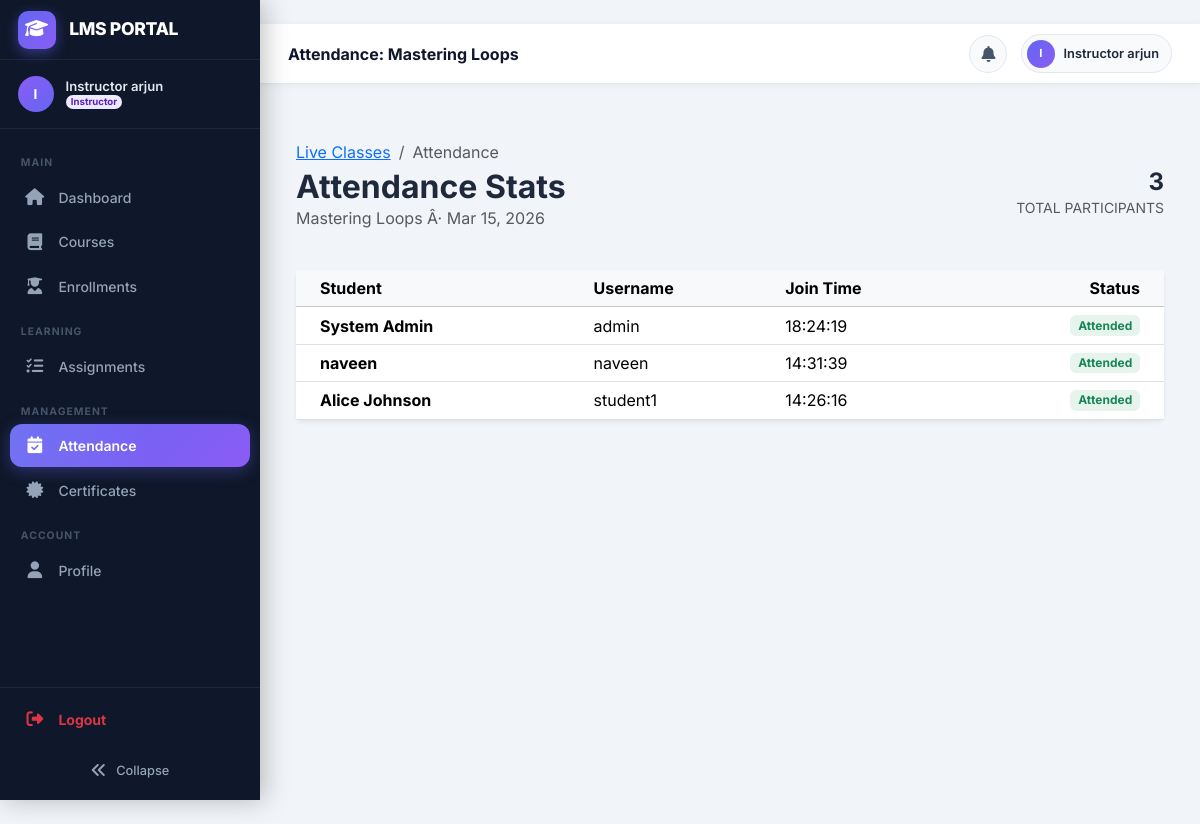
The app's page /live-classes/attendance/1/ (signed in) with its own data.
### users/models.py (models this page shows, shortened)
class CustomUser(AbstractUser):
    class Role(models.TextChoices):
        ADMIN = 'admin', 'Admin'
        INSTRUCTOR = 'instructor', 'Instructor'
        STUDENT = 'student', 'Student'
    role = models.CharField(
        max_length=20,
        choices=Role.choices,
        default=Role.STUDENT,
    )
    phone = models.CharField(max_length=20, blank=True)
    profile_picture = models.ImageField(
        upload_to='profile_pictures/', blank=True, null=True
    )
    bio = models.TextField(blank=True)
    date_of_birth = models.DateField(null=True, blank=True)
    otp = models.CharField(max_length=6, blank=True, null=True)
    otp_expiry = models.DateTimeField(null=True, blank=True)
    class Meta:
        verbose_name = 'User'
        verbose_name_plural = 'Users'
    @property
    def is_admin_role(self):
        return self.role == self.Role.ADMIN
    @property
    def is_student(self):
        return self.role == self.Role.STUDENT

### live_classes/models.py (models this page shows, shortened)
class LiveClass(models.Model):
    course = models.ForeignKey(Course, on_delete=models.CASCADE, related_name='live_classes')
    batch = models.ForeignKey(
        'courses.Batch', on_delete=models.CASCADE, related_name='live_classes',
        null=True, blank=True,
        help_text='Leave blank to make available to all batches of this course.'
    )
    instructor = models.ForeignKey(settings.AUTH_USER_MODEL, on_delete=models.CASCADE, related_name='conducted_live_classes')
    title = models.CharField(max_length=255)
    description = models.TextField(blank=True)
    scheduled_time = models.DateTimeField()
    duration = models.PositiveIntegerField(help_text="Duration in minutes")
    meeting_link = models.URLField(max_length=500, blank=True)
    recording_url = models.FileField(upload_to='live_recordings/', blank=True, null=True)
    is_active = models.BooleanField(default=False)
    created_at = models.DateTimeField(auto_now_add=True)
    class Meta:
        verbose_name_plural = "Live Classes"

class LiveClassAttendance(models.Model):
    student = models.ForeignKey(settings.AUTH_USER_MODEL, on_delete=models.CASCADE, related_name='live_class_attendance')
    live_class = models.ForeignKey(LiveClass, on_delete=models.CASCADE, related_name='attendance')
    join_time = models.DateTimeField(auto_now_add=True)
    leave_time = models.DateTimeField(null=True, blank=True)
    duration = models.PositiveIntegerField(default=0, help_text="Duration in minutes")

### live_classes/views.py (the view)
# urls.py: path('attendance/<int:class_id>/', views.view_attendance, name='attendance'),
@login_required
def view_attendance(request, class_id):
    live_class = get_object_or_404(LiveClass, id=class_id)
    if live_class.instructor != request.user and not request.user.is_staff:
        return redirect('live_classes:list', course_id=live_class.course.id)
    attendances = live_class.attendance.all().order_by('student__username')
    return render(request, 'live_classes/attendance_list.html', {
        'live_class': live_class,
        'attendances': attendances
    })

### templates/live_classes/attendance_list.html (shortened to what this page needs)
﻿{% extends 'base.html' %}
{% block content %}
<div class="container py-4">
    <div class="d-flex justify-content-between align-items-center mb-4">
        <div>
            <nav aria-label="breadcrumb">
                <ol class="breadcrumb mb-1">
                    <li class="breadcrumb-item"><a href="{% url 'live_classes:list' live_class.course.id %}">Live Classes</a></li>
                    <li class="breadcrumb-item active">Attendance</li>
                </ol>
            </nav>
            <h2 class="fw-bold mb-0">Attendance Stats</h2>
            <p class="text-muted">{{ live_class.title }} Â· {{ live_class.scheduled_time|date:"M d, Y" }}</p>
        </div>
        <div class="text-end">
            <div class="h4 fw-bold mb-0">{{ attendances|length }}</div>
            <div class="small text-muted text-uppercase">Total Participants</div>
        </div>
    </div>
    <div class="card border-0 shadow-sm">
        <div class="card-body p-0">
            <div class="table-responsive">
                <table class="table table-hover align-middle mb-0">
                    <thead class="table-light">
                        <tr>
                            <th class="ps-4">Student</th>
                            <th>Username</th>
                            <th>Join Time</th>
                            <th class="text-end pe-4">Status</th>
                        </tr>
                    </thead>
                    <tbody>
                        {% for record in attendances %}
                        <tr>
                            <td class="ps-4">
                                <div class="fw-bold">{{ record.student.get_full_name|default:record.student.username }}</div>
                            </td>
                            <td>{{ record.student.username }}</td>
                            <td>{{ record.join_time|time:"H:i:s" }}</td>
                            <td class="text-end pe-4">
                                <span class="badge bg-success bg-opacity-10 text-success">Attended</span>
                            </td>
                        </tr>
                        {% empty %}
                        <tr>
                            <td colspan="4" class="text-center py-5 text-muted">No attendance data recorded.</td>
                        </tr>
                        {% endfor %}
                    </tbody>
                </table>
            </div>
        </div>
    </div>
</div>
{% endblock %}

### templates/base.html (shortened to what this page needs)
<!DOCTYPE html>
<html lang="en">
<head>
  <link href="https://cdn.jsdelivr.net/npm/bootstrap@5.3.2/dist/css/bootstrap.min.css" rel="stylesheet" />
  <link href="https://cdn.jsdelivr.net/npm/bootstrap-icons@1.11.3/font/bootstrap-icons.css" rel="stylesheet" />
  <link rel="stylesheet" href="https://cdnjs.cloudflare.com/ajax/libs/font-awesome/6.5.0/css/all.min.css">
</head>
<body>
  {% if user.is_authenticated %}
  <nav class="sidebar" id="sidebar" role="navigation" aria-label="Main navigation">
    <a href="{% url 'users:dashboard' %}" class="sidebar-brand" tabindex="0">
      <div class="sidebar-brand-icon">
        <i class="fas fa-graduation-cap"></i>
      </div>
      <span class="sidebar-brand-text">LMS PORTAL</span>
    </a>
    <div class="sidebar-user">
      <div class="sidebar-user-avatar">
        {{ user.first_name|first|upper|default:user.username|first|upper }}
      </div>
      <div class="sidebar-user-info">
        <div class="sidebar-user-name">{{ user.get_full_name|default:user.username }}</div>
        <div class="sidebar-user-role">
          <span class="badge badge-role-{{ user.role }} rounded-pill" style="font-size:.6rem;padding:.2em .55em;">
            {{ user.get_role_display }}
          </span>
        </div>
      </div>
    </div>
    <div class="sidebar-content">
      <ul style="list-style:none;padding:0;margin:0;">
        <li class="sidebar-section">Main</li>
        <li class="sidebar-item">
          <a href="{% url 'users:dashboard' %}"
            class="sidebar-link {% if request.resolver_match.url_name == 'dashboard' %}sidebar-active{% endif %}"
            data-tooltip="Dashboard">
            <i class="fas fa-home sidebar-icon"></i>
            <span class="sidebar-label">Dashboard</span>
          </a>
        </li>
        <li class="sidebar-item">
          <a href="{% url 'courses:list' %}"
            class="sidebar-link {% if 'courses' in request.path and 'assignments' not in request.path %}sidebar-active{% endif %}"
            data-tooltip="Courses">
            <i class="fas fa-book sidebar-icon"></i>
            <span class="sidebar-label">Courses</span>
          </a>
        </li>
        <li class="sidebar-item">
          <a href="{% url 'enrollments:list' %}"
            class="sidebar-link {% if 'enrollments' in request.path %}sidebar-active{% endif %}"
            data-tooltip="Enrollments">
            <i class="fas fa-user-graduate sidebar-icon"></i>
            <span class="sidebar-label">Enrollments</span>
          </a>
        </li>
        <li class="sidebar-section">Learning</li>
        {% if user.role == 'instructor' or user.is_admin_role or user.is_superuser %}
        <li class="sidebar-item">
          <a href="{% url 'assignments:instructor_dashboard' %}"
            class="sidebar-link {% if 'assignments' in request.path %}sidebar-active{% endif %}"
            data-tooltip="Assignments">
            <i class="fas fa-tasks sidebar-icon"></i>
            <span class="sidebar-label">Assignments</span>
          </a>
        </li>
        {% endif %}
        {% if not user.is_student %}
        <li class="sidebar-section">Management</li>
        <li class="sidebar-item">
          <a href="{% url 'attendance:manage' %}"
            class="sidebar-link {% if 'attendance' in request.path %}sidebar-active{% endif %}"
            data-tooltip="Attendance">
            <i class="fas fa-calendar-check sidebar-icon"></i>
            <span class="sidebar-label">Attendance</span>
          </a>
        </li>
        <li class="sidebar-item">
          <a href="{% url 'certificates:list' %}"
            class="sidebar-link {% if 'certificates' in request.path %}sidebar-active{% endif %}"
            data-tooltip="Certificates">
            <i class="fas fa-certificate sidebar-icon"></i>
            <span class="sidebar-label">Certificates</span>
          </a>
        </li>
        {% endif %}
        <li class="sidebar-section">Account</li>
        <li class="sidebar-item">
          <a href="{% url 'users:profile' %}"
            class="sidebar-link {% if request.resolver_match.url_name == 'profile' %}sidebar-active{% endif %}"
            data-tooltip="Profile">
            <i class="fas fa-user sidebar-icon"></i>
            <span class="sidebar-label">Profile</span>
          </a>
        </li>
      </ul>
    </div>
    <div class="sidebar-footer">
      {% if request.user.is_authenticated %}
      <ul style="list-style:none;padding:0;margin:0 0 10px 0;">
        <li class="sidebar-item" style="padding:0;">
          <a href="{% url 'users:logout' %}" class="sidebar-link logout-link text-danger" data-tooltip="Logout">
            <i class="fas fa-sign-out-alt sidebar-icon text-danger"></i>
            <span class="sidebar-label fw-bold">Logout</span>
          </a>
        </li>
      </ul>
      {% endif %}
      <button id="sidebarCollapseBtn" title="Toggle sidebar">
        <i class="fas fa-angle-double-left"></i>
        <span class="sidebar-collapse-label">Collapse</span>
      </button>
    </div>
  </nav>
  <div id="main">
    <header id="topbar">
      <div class="topbar-left">
        <span class="topbar-title d-none d-md-block" id="topbarTitle"></span>
      </div>
      <div class="topbar-right">
        <div class="dropdown" id="notificationDropdown">
          <button class="notif-btn" type="button" data-bs-toggle="dropdown" aria-expanded="false"
            aria-label="Notifications">
            <i class="fas fa-bell"></i>
          </button>
        </div>
        <a href="{% url 'users:profile' %}" class="user-chip" title="My Profile">
          <div class="user-chip-avatar">
            {{ user.first_name|first|upper|default:user.username|first|upper }}
          </div>
          <span class="user-chip-name d-none d-sm-block">{{ user.get_full_name|default:user.username }}</span>
        </a>
      </div>
    </header>
    <div class="container-fluid px-4 pt-3">
    </div>
    <div class="container-fluid px-4 py-3 flex-grow-1">
      {% endif %}
      {% block content %}{% endblock %}
      {% if user.is_authenticated %}
    </div>
  </div>
  {% else %}
    {% if not no_container %}</div>{% endif %}
  {% endif %}
</body>
</html>

### records on screen
CustomUser: first_name|first "I", get_full_name "Instructor arjun", role "Instructor"
LiveClass: title "Mastering Loops", scheduled_time "Mar 15, 2026"
LiveClassAttendance: student.get_full_name "System Admin", student.username "admin", join_time "18:24:19"
LiveClassAttendance: student.get_full_name "naveen", student.username "naveen", join_time "14:31:39"
LiveClassAttendance: student.get_full_name "Alice Johnson", student.username "student1", join_time "14:26:16"

### other values on screen
{{ attendances|length }} "3"
